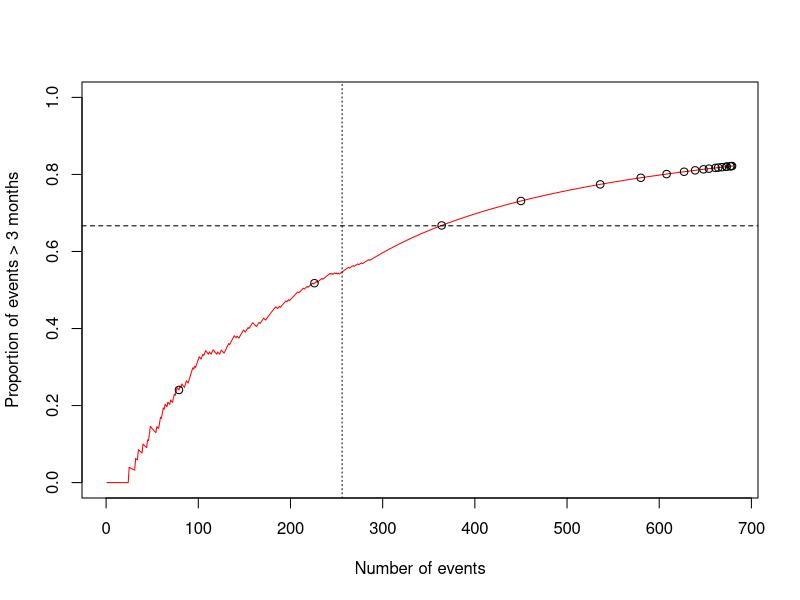

Source code (R):

lambdac <- log(2)/12
HR1 <- 1.3
T1 <- 0
HR2 <- 1.3
numPatients <- 340
recTime <- 12



generateData <- function(lambdac, HR1, T1, HR2, numPatients, recTime) {
  CP <- exp(-lambdac*HR1*T1)
  u <- runif(numPatients)
  controlData <- -log(u)/lambdac
  u <- runif(numPatients)
  treatmentData <- ifelse(u>CP, -log(u)/(lambdac*HR1), (1/(lambdac*HR2))*(lambdac*HR2*T1-log(u)-lambdac*HR1*T1))
  dataCombined <- data.frame(time = c(controlData, treatmentData), group = c(rep("Control", numPatients), rep("Treatment", numPatients)))
  dataCombined$recTime <- runif(numPatients*2, min = 0, max = recTime)
  dataCombined$pseudo_time <- dataCombined$time + dataCombined$recTime
  return(dataCombined)
}

# Create a function for the inner loop to avoid unnecessary copying
censFuncInner <- function(data, threshold) {
  newDataCombined <- censFunc(data, threshold)$dataCombined
  newDataCombined <- newDataCombined[newDataCombined$status == 1, ]
  mean(newDataCombined$survival_time > 3)
}


# Function to perform censoring and analysis
censFunc <- function(dataset, censTime) {
  
  # Censor the observations
  dataset$status <- as.integer(dataset$pseudo_time <= censTime)
  
  # Only include patients enrolled by the censoring time
  dataset <- dataset[dataset$recTime <= censTime, ]
  
  # Calculate survival time
  dataset$survival_time <- ifelse(dataset$status == 1, dataset$time, censTime - dataset$recTime)
  
  sampleSize <- nrow(dataset)
  
  return(list(dataCombined = dataset, censTime = censTime, sampleSize = sampleSize))
}



propEventFunc <- function(lambdac, HR1, T1, HR2, numPatients, recTime){
  # Set parameters
  numSimulations <- 1
  eventVec <- 1:(numPatients*2)
  
  # Initialize an empty matrix for storing results
  eventMatrix <- matrix(NA, nrow = numSimulations, ncol = length(eventVec))
  
  # Simulate data and fill in the matrix
  for (k in 1:numSimulations) {
    dataCombined <- generateData(lambdac, HR1, T1, HR2, numPatients, recTime)
  }
  
  dataCombined <- dataCombined[order(dataCombined$pseudo_time), ]
  
  calTime <- dataCombined$pseudo_time
  
  
  propMatrix <- matrix(NA, nrow = numSimulations, ncol = length(calTime))
  
  for (k in 1:numSimulations){
    
    # Use sapply for vectorized calculations
    propMatrix[k,] <- sapply(calTime, censFuncInner, data = dataCombined)
    
  }
  
  # Calculate mean for each column
  eventProp <- colMeans(propMatrix)
  
  return(list(eventProp = eventProp, eventVec = eventVec, calTime = calTime))
  
}



x1 <- propEventFunc(lambdac, HR1, T1, HR2, numPatients, recTime)
plotTime <- seq(1, max(x1$calTime), length = 20)
plotEvents <- rep(NA, length(plotTime))
for (i in 1:length(plotTime)){
  plotEvents[i] <-    sum(x1$calTime<plotTime[i])
}
plot(x1$eventVec, x1$eventProp, type = "l", ylim = c(0, 1), xlab = "Number of events", 
     ylab = "Proportion of events > 3 months", col = "red")
points(x1$eventVec[plotEvents], x1$eventProp[plotEvents])
abline(h = 2/3, lty = 2)
 abline(v = 512*0.5, lty = 3)
# abline(v = 512*0.75, lty = 3)
# abline(v = 512, lty = 3)
# 
# 
# 
# plot(x1$calTime, x1$eventVec, type = "l")
# abline(v = 14)
# abline(h = 512)
# 
# x1 <- propEventFunc(lambdac, HR1, T1, HR2, numPatients, 0)
# x2 <- propEventFunc(lambdac, HR1, T1, HR2, numPatients, 12)
# x3 <- propEventFunc(lambdac, HR1, T1, HR2, numPatients, 34)
# x4 <- propEventFunc(lambdac, HR1, T1, HR2, numPatients, 60)
# 
# plot(x1$calTime, x1$eventVec, type = "l", xlab = "Calendar time", ylab = "Number of events")
# lines(x2$calTime, x2$eventVec, lty = 2, col = "blue")
# lines(x3$calTime, x3$eventVec, lty = 3, col = "red")
# lines(x4$calTime, x4$eventVec, lty = 4, col = "green")
# legend("bottomright", legend = c("R = 0", "R = 12", "R = 34", "R = 60"), col = c("black", "blue", "red", "green"), lty = 1:4)
# 
# plot(x1$calTime, x1$eventProp, type = "l", xlab = "Calendar time", ylab = "Proportion of events > 3 months")
# lines(x2$calTime, x2$eventProp, lty = 2, col = "blue")
# lines(x3$calTime, x3$eventProp, lty = 3, col = "red")
# lines(x4$calTime, x4$eventProp, lty = 4, col = "green")
# legend("bottomright", legend = c("R = 0", "R = 12", "R = 34", "R = 60"), col = c("black", "blue", "red", "green"), lty = 1:4)
# abline(h = 2/3, lty = 2)
# 
# 
# plot(x1$eventVec, x1$eventProp, type = "l", ylim = c(0, 1), xlab = "Number of events", ylab = "Proportion of events > 3 months")
# lines(x2$eventVec, x2$eventProp, col = "blue", lty = 2)
# lines(x3$eventVec, x3$eventProp, col = "red", lty = 3)
# lines(x4$eventVec, x4$eventProp, col = "green", lty = 4)
# legend("bottomright", legend = c("R = 0", "R = 12", "R = 34", "R = 60"), col = c("black", "blue", "red", "green"), lty = 1:4)
# abline(h = 2/3, lty = 2)
# abline(v = 512*0.5, lty = 3)
# abline(v = 512*0.75, lty = 3)
# abline(v = 512, lty = 3)













